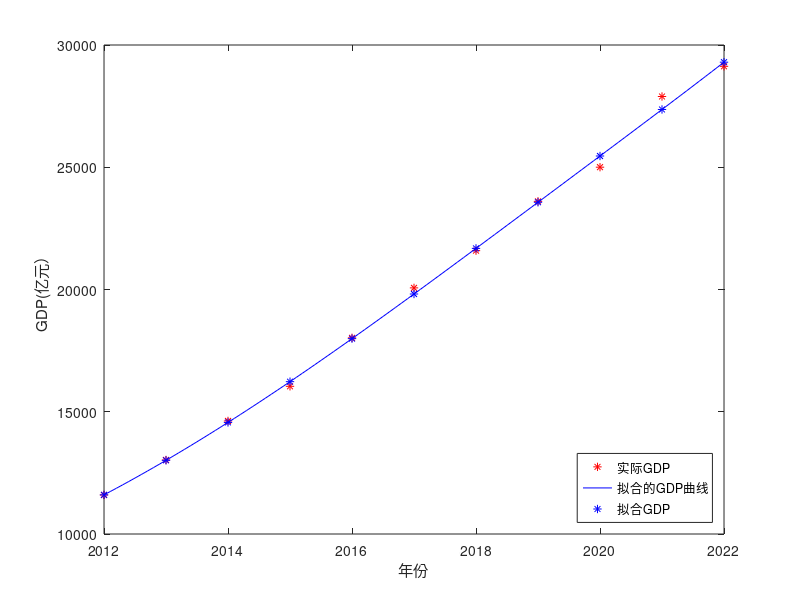
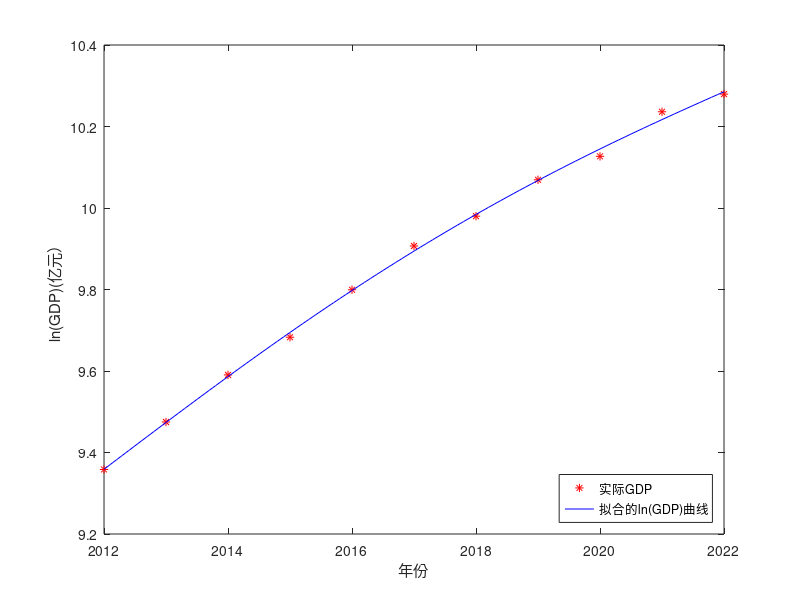
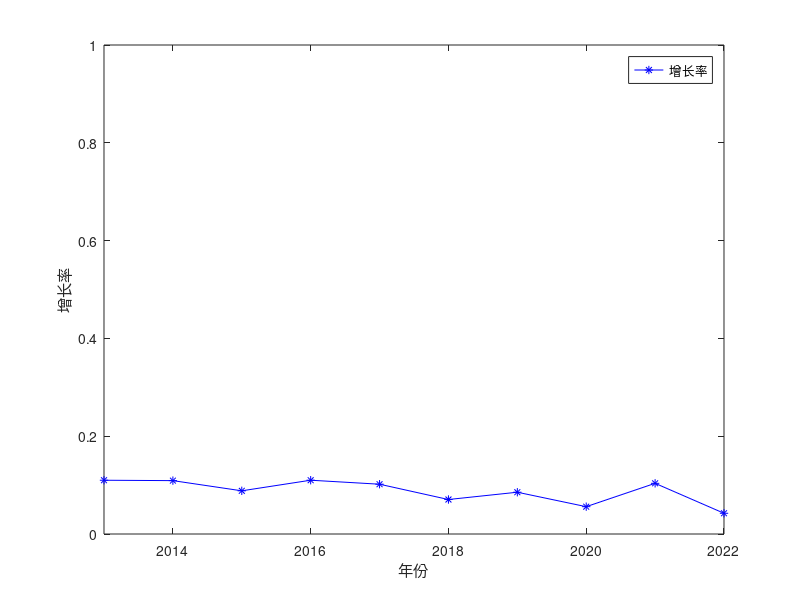

Reproduce these figures in MATLAB, in order.
clc;clear;
G=[11595.3700000000	13027.6000000000	14623.7780000000	16040.5400000000	18023.0400000000	20066.2900000000	21588.8000000000	23605.7700000000	25002.7900000000	27894.0200000000	29129.0300000000];%2012年到2022年的GDP总量
Y=[2012	2013	2014	2015	2016	2017	2018	2019	2020	2021	2022];
figure(1);
plot(Y,G,'r*');%先画出GDP和年份的散点图
hold on;
ln_G=log(G);%对GDP总量求对数
figure(2);
plot(Y,ln_G,'r*');%画出ln(GDP)和年份的散点图
hold on;
a=polyfit(Y,ln_G,4);%多项式函数拟合求出次数项前的系数
fun=@(x) exp(a(1)*x.^4+a(2)*x.^3+a(3)*x.^2+a(4)*x+a(5));%利用系数构造GDP拟合函数
t=2012:0.1:2022;
fit_lnG=polyval(a,t);%求出拟合函数lnGDP在t时刻的解
figure(2);
plot(t,fit_lnG,'b-');%画lnGDP的拟合曲线
legend('实际GDP','拟合的ln(GDP)曲线','拟合ln(GDP)','Location','southeast');
xlabel('年份');
ylabel('ln(GDP)(亿元）');
hold off;
fit_G=fun(t);%求出GDP的拟合值
figure(1);
plot(t,fit_G,'b-',Y,fun(Y),'b*');%画出拟合GDP总量的曲线
legend('实际GDP','拟合的GDP曲线','拟合GDP','Location','southeast');
xlabel('年份');
ylabel('GDP(亿元）');
hold off;
error=(fun(Y)-G)./G.*100;%求出每年实际GDP与拟合GDP的百分误差
for i=1:length(G)
    disp([num2str(Y(i)),'年实际GDP和拟合的GDP误差为',num2str(error(i)),'%']);
end
predict_GDP_in_2026=fun(2026);%将2026年带入拟合函数，求出2026年的GDP
disp(['2026年GDP总量为：',num2str(predict_GDP_in_2026),'亿元']);
rate=[];
for i=2:length(Y)
    rate(i-1)=(G(i)-G(i-1))/G(i);%求出每年GDP相较于上一年的增长率
end
n=1:length(rate);
figure(3);
plot(n+2012,rate,'b*-');%画出增长率的散点图
axis([2013 2022 0 1]);
legend('增长率');
ylabel('增长率');
xlabel('年份');
